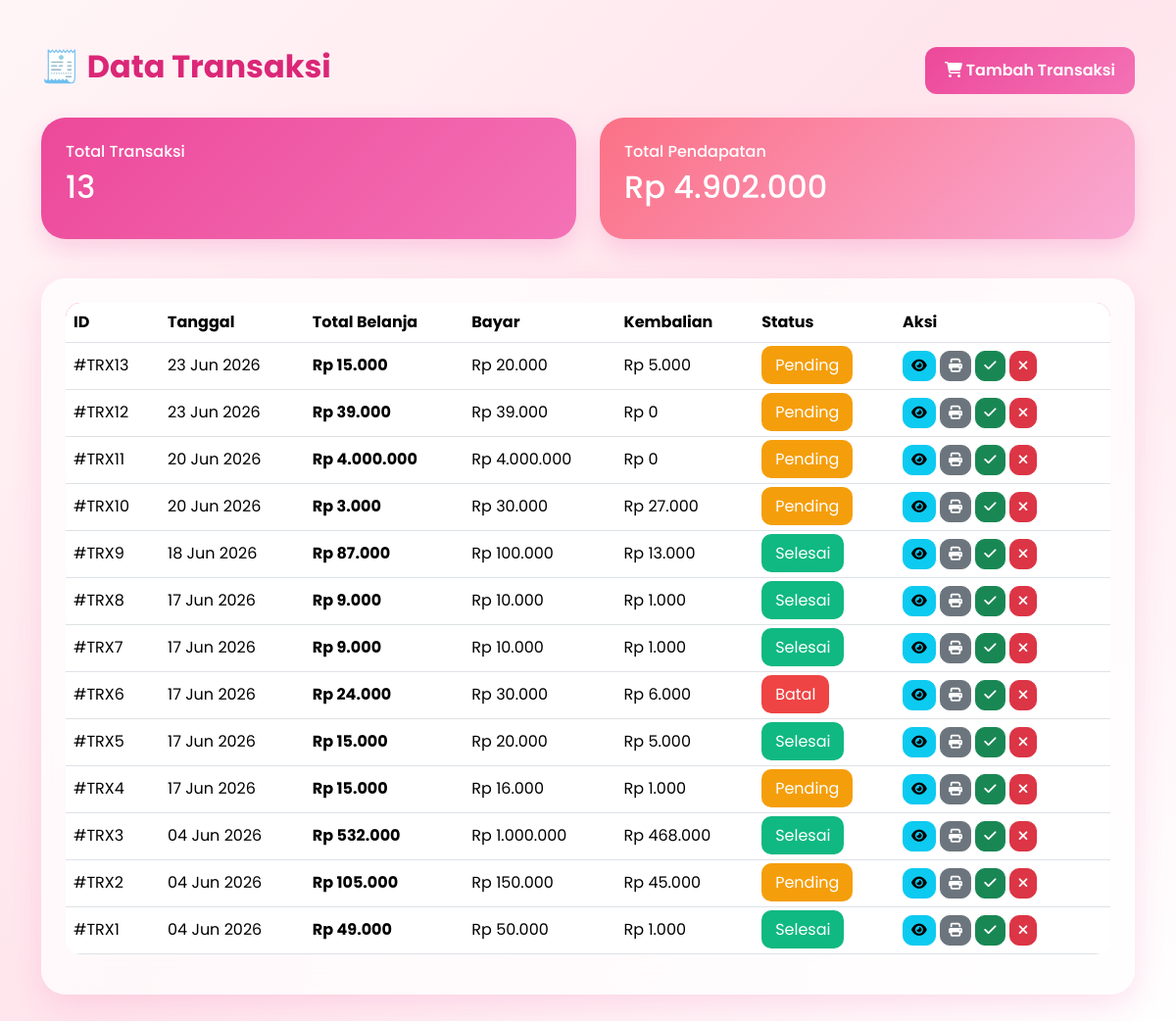
Page /transaksi/index.php on the committed database.
### tables this page shows
CREATE TABLE `transaksi` (
  `id_transaksi` int(11) NOT NULL,
  `tanggal` date DEFAULT NULL,
  `total_belanja` decimal(10,2) DEFAULT NULL,
  `bayar` decimal(10,2) DEFAULT NULL,
  `kembalian` decimal(10,2) DEFAULT NULL,
  `id_user` int(11) DEFAULT NULL,
  `status` varchar(20) DEFAULT 'Pending'
);

### transaksi/index.php (the view, shortened to what this page needs)
<?php
require_once "../config/koneksi.php";
$data = mysqli_query(
    $koneksi,
    "SELECT *
     FROM transaksi
     ORDER BY id_transaksi DESC"
);
$totalTransaksi = mysqli_fetch_assoc(
    mysqli_query(
        $koneksi,
        "SELECT COUNT(*) AS total
         FROM transaksi"
    )
);
$totalPendapatan = mysqli_fetch_assoc(
    mysqli_query(
        $koneksi,
        "SELECT COALESCE(
            SUM(total_belanja),
            0
         ) AS total
         FROM transaksi"
    )
);
?>
<!DOCTYPE html>
<html lang="id">
<head>
<link href="https://cdn.jsdelivr.net/npm/bootstrap@5.3.3/dist/css/bootstrap.min.css" rel="stylesheet">
<link rel="stylesheet"
href="https://cdnjs.cloudflare.com/ajax/libs/font-awesome/6.5.1/css/all.min.css">
</head>
<body>
<div class="container py-5">
<div class="d-flex justify-content-between align-items-center mb-4">
    <h2 class="page-title">
        🧾 Data Transaksi
    </h2>
    <a href="tambah.php"
    class="btn btn-transaksi">
        <i class="fa-solid fa-cart-shopping"></i>
        Tambah Transaksi
    </a>
</div>
<div class="row mb-4">
    <div class="col-md-6 mb-3">
        <div class="card-stat bg-pink">
            <h6>Total Transaksi</h6>
            <h2>
                <?= $totalTransaksi['total']; ?>
            </h2>
        </div>
    </div>
    <div class="col-md-6 mb-3">
        <div class="card-stat bg-soft">
            <h6>Total Pendapatan</h6>
            <h2>
                Rp <?= number_format(
                    $totalPendapatan['total'],
                    0,
                    ',',
                    '.'
                ); ?>
            </h2>
        </div>
    </div>
</div>
<div class="glass">
    <div class="table-responsive">
        <table class="table table-hover align-middle">
            <thead>
                <tr>
                    <th>ID</th>
                    <th>Tanggal</th>
                    <th>Total Belanja</th>
                    <th>Bayar</th>
                    <th>Kembalian</th>
                    <th>Status</th>
                    <th width="220">Aksi</th>
                </tr>
            </thead>
            <tbody>
            <?php while($row = mysqli_fetch_assoc($data)){ ?>
                <tr>
                    <td>
                        #TRX<?= $row['id_transaksi']; ?>
                    </td>
                    <td>
                    <?php
                    if(!empty($row['tanggal'])){
                        echo date(
                            'd M Y',
                            strtotime($row['tanggal'])
                        );
                    }else{
                        echo "-";
                    }
                    ?>
                    </td>
                    <td>
                        <b>
                        Rp <?= number_format(
                            $row['total_belanja'],
                            0,
                            ',',
                            '.'
                        ); ?>
                        </b>
                    </td>
                    <td>
                        Rp <?= number_format(
                            $row['bayar'],
                            0,
                            ',',
                            '.'
                        ); ?>
                    </td>
                    <td>
                        Rp <?= number_format(
                            $row['kembalian'],
                            0,
                            ',',
                            '.'
                        ); ?>
                    </td>
                    <td>
                    <?php
                    if(isset($row['status'])){
                        if($row['status']=="Pending"){
                            echo "<span class='badge-pending'>Pending</span>";
                        }elseif($row['status']=="Selesai"){
                            echo "<span class='badge-selesai'>Selesai</span>";
                        }elseif($row['status']=="Batal"){
                            echo "<span class='badge-batal'>Batal</span>";
                        }else{
                            echo "<span class='badge bg-secondary'>-</span>";
                        }
                    }else{
                        echo "<span class='badge-selesai'>Selesai</span>";
                    }
                    ?>
                    </td>
                    <td>
                        <a
                        href="detail.php?id=<?= $row['id_transaksi']; ?>"
                        class="btn btn-info btn-sm btn-action">
                            <i class="fa fa-eye"></i>
                        </a>
                        <a
                        href="cetak.php?id=<?= $row['id_transaksi']; ?>"
                        target="_blank"
                        class="btn btn-secondary btn-sm btn-action">
                            <i class="fa fa-print"></i>
                        </a>
                        <a
                        href="status.php?id=<?= $row['id_transaksi']; ?>&status=Selesai"
                        class="btn btn-success btn-sm btn-action">
                            <i class="fa fa-check"></i>
                        </a>
                        <a
                        href="status.php?id=<?= $row['id_transaksi']; ?>&status=Batal"
                        class="btn btn-danger btn-sm btn-action">
                            <i class="fa fa-times"></i>
                        </a>
                    </td>
                </tr>
            <?php } ?>
            </tbody>
        </table>
    </div>
</div>
</div>
</body>
</html>

### transaksi/index.php (style rules this page uses)
* { font-family:'Poppins',sans-serif; }
body { background:linear-gradient( 135deg, #fff5f7, #ffe4ec, #ffffff ); min-height:100vh; }
.page-title { color:#db2777; font-weight:700; }
.card-stat { border:none; border-radius:25px; padding:25px; color:white; box-shadow:0 10px 25px rgba(236,72,153,.2); }
.bg-pink { background:linear-gradient( 135deg, #ec4899, #f472b6 ); }
.bg-soft { background:linear-gradient( 135deg, #fb7185, #f9a8d4 ); }
.glass { background:rgba(255,255,255,.75); backdrop-filter:blur(20px); border-radius:25px; padding:25px; box-shadow:0 10px 30px rgba(236,72,153,.15); }
.table { background:white; border-radius:15px; overflow:hidden; }
.table thead { background:linear-gradient( 135deg, #ec4899, #f472b6 ); color:white; }
.btn-transaksi { background:linear-gradient( 135deg, #ec4899, #f472b6 ); color:white; border:none; border-radius:12px; padding:12px 20px; font-weight:600; }
.badge-pending { background:#f59e0b; color:white; padding:8px 14px; border-radius:10px; }
.badge-selesai { background:#10b981; color:white; padding:8px 14px; border-radius:10px; }
.badge-batal { background:#ef4444; color:white; padding:8px 14px; border-radius:10px; }
.btn-action { border-radius:10px; }

### rows in the picture
transaksi: id_transaksi "13", tanggal "23 Jun 2026", total_belanja "15.000", bayar "20.000", kembalian "5.000", status "Pending"
transaksi: id_transaksi "12", tanggal "23 Jun 2026", total_belanja "39.000", bayar "39.000", kembalian "0", status "Pending"
transaksi: id_transaksi "11", tanggal "20 Jun 2026", total_belanja "4.000.000", bayar "4.000.000", kembalian "0", status "Pending"
transaksi: id_transaksi "10", tanggal "20 Jun 2026", total_belanja "3.000", bayar "30.000", kembalian "27.000", status "Pending"
transaksi: id_transaksi "9", tanggal "18 Jun 2026", total_belanja "87.000", bayar "100.000", kembalian "13.000", status "Selesai"
transaksi: id_transaksi "8", tanggal "17 Jun 2026", total_belanja "9.000", bayar "10.000", kembalian "1.000", status "Selesai"
transaksi: id_transaksi "7", tanggal "17 Jun 2026", total_belanja "9.000", bayar "10.000", kembalian "1.000", status "Selesai"
transaksi: id_transaksi "6", tanggal "17 Jun 2026", total_belanja "24.000", bayar "30.000", kembalian "6.000", status "Batal"
transaksi: id_transaksi "5", tanggal "17 Jun 2026", total_belanja "15.000", bayar "20.000", kembalian "5.000", status "Selesai"
transaksi: id_transaksi "4", tanggal "17 Jun 2026", total_belanja "15.000", bayar "16.000", kembalian "1.000", status "Pending"
transaksi: id_transaksi "3", tanggal "04 Jun 2026", total_belanja "532.000", bayar "1.000.000", kembalian "468.000", status "Selesai"
transaksi: id_transaksi "2", tanggal "04 Jun 2026", total_belanja "105.000", bayar "150.000", kembalian "45.000", status "Pending"
transaksi: id_transaksi "1", tanggal "04 Jun 2026", total_belanja "49.000", bayar "50.000", kembalian "1.000", status "Selesai"

### other values in the picture
$totalTransaksi['total'] "13"
$totalPendapatan['total'] "4.902.000"
